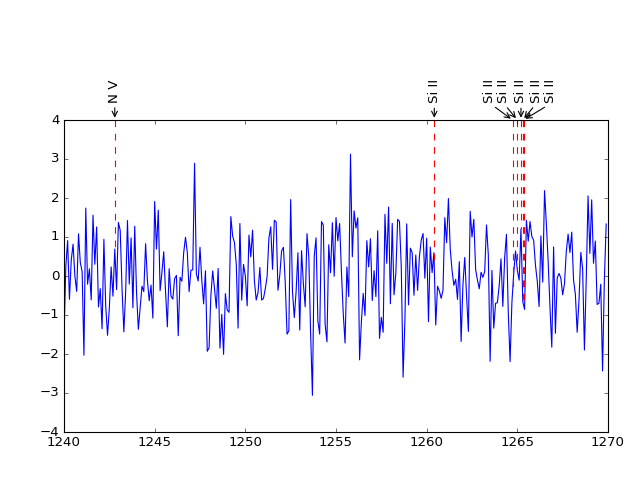

Write Python code to recreate this figure.
import numpy as np
from matplotlib import pyplot as plt
import lineid_plot

wave = 1240 + np.arange(300) * 0.1
flux = np.random.normal(size=300)

line_wave = [1242.80, 1260.42, 1264.74, 1265.00, 1265.2, 1265.3, 1265.35]
line_label1 = ['N V', 'Si II', 'Si II', 'Si II', 'Si II', 'Si II', 'Si II']

ak = lineid_plot.initial_annotate_kwargs()
ak['arrowprops']['arrowstyle'] = "->"

pk = lineid_plot.initial_plot_kwargs()
pk['color'] = "red"

lineid_plot.plot_line_ids(
   wave, flux, line_wave, line_label1, annotate_kwargs=ak, plot_kwargs=pk)

plt.show()
